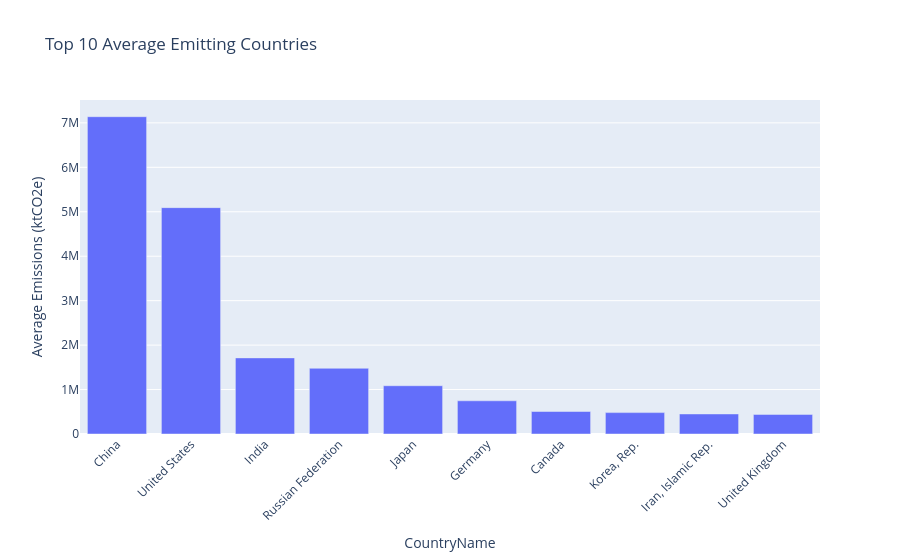

Notebook code for this chart:
### Markdown cell above
The top emitters are dominated by large economies such as China, United States, India, and Russia. These countries have far higher average emissions than smaller economies.

### Code cell
# Composition 3: interactive top 10 average emitters with Plotly
top10 = df.groupby('CountryName')['Emissions_ktCO2e'].mean().sort_values(ascending=False).head(10).reset_index()
fig = px.bar(top10, x='CountryName', y='Emissions_ktCO2e', title='Top 10 Average Emitting Countries', labels={'Emissions_ktCO2e':'Average Emissions (ktCO2e)'})
fig.update_layout(xaxis_tickangle=-45)
fig.show()

### Figure 1 — Plotly figure (JSON) as saved in the notebook; plotly's stock layout.template omitted (floating-point values rounded to 4 significant figures)
{"data": [{"hovertemplate": "CountryName=%{x}<br>Average Emissions (ktCO2e)=%{y}<extra></extra>", "legendgroup": "", "marker": {"color": "#636efa", "pattern": {"shape": ""}}, "name": "", "orientation": "v", "showlegend": false, "textposition": "auto", "type": "bar", "x": ["China", "United States", "India", "Russian Federation", "Japan", "Germany", "Canada", "Korea, Rep.", "Iran, Islamic Rep.", "United Kingdom"], "xaxis": "x", "y": [7139000.0, 5093000.0, 1713000.0, 1478000.0, 1086000.0, 747100.0, 506000.0, 481100.0, 451200.0, 440700.0], "yaxis": "y"}], "layout": {"barmode": "relative", "legend": {"tracegroupgap": 0}, "title": {"text": "Top 10 Average Emitting Countries"}, "xaxis": {"anchor": "y", "domain": [0, 1], "tickangle": -45, "title": {"text": "CountryName"}}, "yaxis": {"anchor": "x", "domain": [0, 1], "title": {"text": "Average Emissions (ktCO2e)"}}}}
